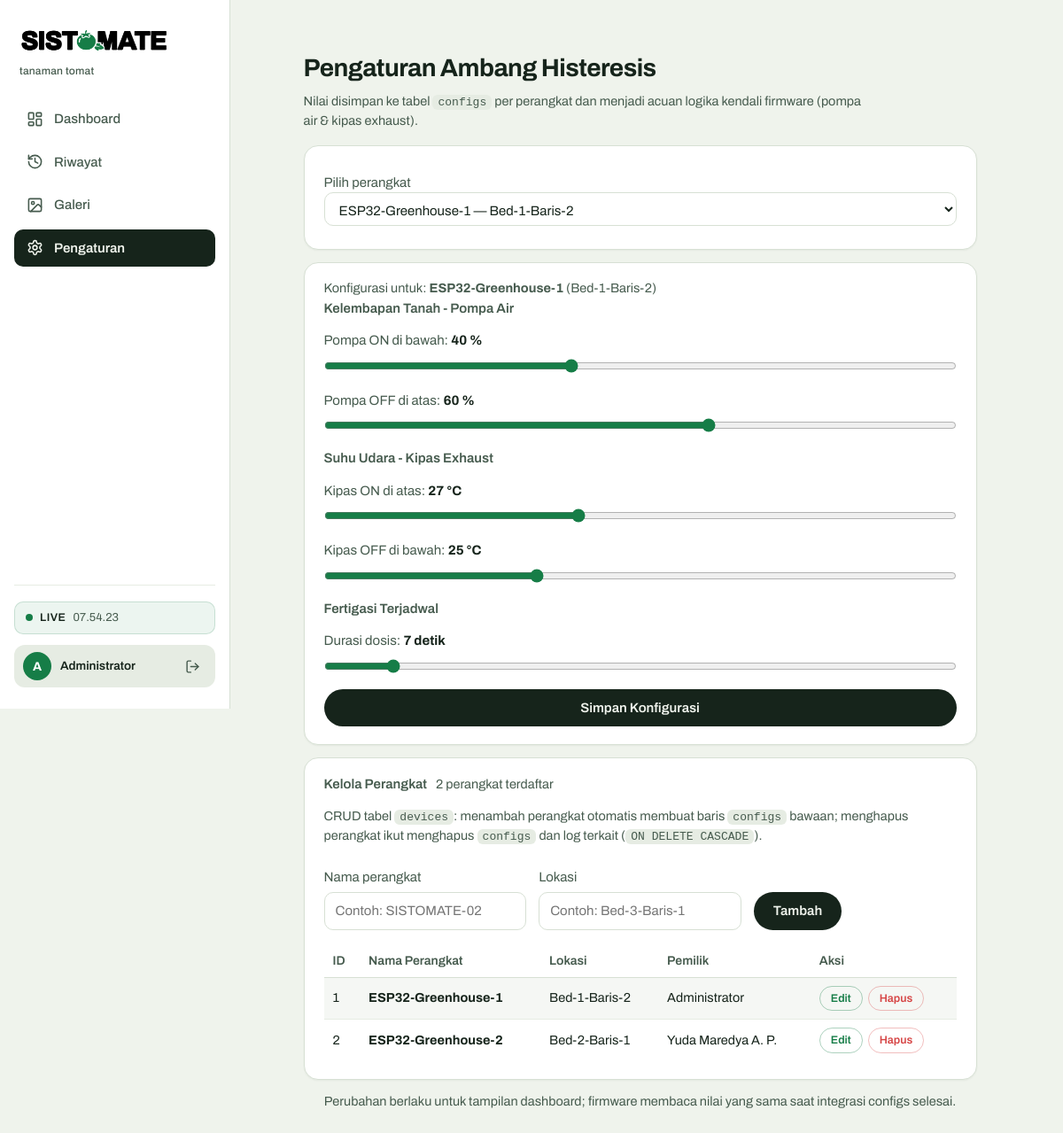
The page /website/dashboard/settings.php (signed in) on the database its author committed.
### tables this page shows
CREATE TABLE users (
  id_user INT AUTO_INCREMENT PRIMARY KEY,
  name VARCHAR(100) NOT NULL,
  email VARCHAR(100) NOT NULL UNIQUE,
  password_hash VARCHAR(255) NOT NULL
);

CREATE TABLE devices (
  id_device INT AUTO_INCREMENT PRIMARY KEY,
  device_name VARCHAR(100) NOT NULL,
  location VARCHAR(150) NOT NULL,
  id_user INT NOT NULL,
  CONSTRAINT fk_devices_user FOREIGN KEY (id_user)
    REFERENCES users (id_user) ON DELETE RESTRICT
);

### website/dashboard/settings.php (the view, shortened to what this page needs)
<?php
require_once __DIR__ . '/db.php';
$user = current_user();
$devices = db()->query(
    'SELECT d.id_device, d.device_name, d.location, d.id_user, u.name AS owner_name
     FROM devices d
     LEFT JOIN users u ON u.id_user = d.id_user
     ORDER BY d.id_device'
)->fetchAll();
$deviceIds = array_map(static fn(array $d): int => (int) $d['id_device'], $devices);
$requested = (int) ($_POST['id_device'] ?? $_GET['id_device'] ?? 0);
$deviceId = in_array($requested, $deviceIds, true) ? $requested : ($deviceIds[0] ?? 0);
$deviceCurrent = null;
foreach ($devices as $d) {
    if ((int) $d['id_device'] === $deviceId) {
        $deviceCurrent = $d;
        break;
    }
}
$defaults = ['soil_on' => 40, 'soil_off' => 60, 'temp_on' => 27, 'temp_off' => 25, 'fert_duration_s' => 7];
$cfg = $defaults;
$newName = '';
$newLocation = '';
?>
<!doctype html>
<html lang="id">
<head>
<link rel="stylesheet" href="../assets/theme.css">
</head>
<body class="has-sidebar">
<?= navbar('settings', $user['name']) ?>
<main class="main-content">
  <div class="settings-wrap">
  <h1 class="page-title">Pengaturan Ambang Histeresis</h1>
  <p class="lead-muted">Nilai disimpan ke tabel <code>configs</code> per perangkat dan menjadi
    acuan logika kendali firmware (pompa air &amp; kipas exhaust).</p>
  <?php if (count($devices) > 1): ?>
  <form method="get" action="settings.php" class="panel">
    <label class="f" for="pick-device">Pilih perangkat
      <select id="pick-device" name="id_device" onchange="this.form.submit()">
        <?php foreach ($devices as $d): ?>
          <option value="<?= (int) $d['id_device'] ?>"<?= (int) $d['id_device'] === $deviceId ? ' selected' : '' ?>>
            <?= e($d['device_name']) ?> &mdash; <?= e($d['location']) ?>
          </option>
        <?php endforeach; ?>
      </select>
    </label>
  </form>
  <?php endif; ?>
  <form method="post" action="settings.php" class="panel">
    <?php if ($deviceCurrent): ?>
      <p class="small muted">Konfigurasi untuk: <b><?= e($deviceCurrent['device_name']) ?></b>
        (<?= e($deviceCurrent['location']) ?>)</p>
    <?php endif; ?>
    <h2>Kelembapan Tanah - Pompa Air</h2>
    <label class="f">Pompa ON di bawah: <b><span id="lSoilOn"><?= e((string)$cfg['soil_on']) ?></span> %</b></label>
    <input type="range" min="5" max="95" step="1"
           id="soil_on" name="soil_on" value="<?= e((string)$cfg['soil_on']) ?>"
           oninput="lSoilOn.textContent=this.value">
    <label class="f mt-block">Pompa OFF di atas: <b><span id="lSoilOff"><?= e((string)$cfg['soil_off']) ?></span> %</b></label>
    <input type="range" min="5" max="95" step="1"
           id="soil_off" name="soil_off" value="<?= e((string)$cfg['soil_off']) ?>"
           oninput="lSoilOff.textContent=this.value">
    <h2 class="mt-block">Suhu Udara - Kipas Exhaust</h2>
    <label class="f">Kipas ON di atas: <b><span id="lTempOn"><?= e((string)$cfg['temp_on']) ?></span> &deg;C</b></label>
    <input type="range" min="15" max="45" step="1"
           id="temp_on" name="temp_on" value="<?= e((string)$cfg['temp_on']) ?>"
           oninput="lTempOn.textContent=this.value">
    <label class="f mt-block">Kipas OFF di bawah: <b><span id="lTempOff"><?= e((string)$cfg['temp_off']) ?></span> &deg;C</b></label>
    <input type="range" min="15" max="45" step="1"
           id="temp_off" name="temp_off" value="<?= e((string)$cfg['temp_off']) ?>"
           oninput="lTempOff.textContent=this.value">
    <h2 class="mt-block">Fertigasi Terjadwal</h2>
    <label class="f">Durasi dosis: <b><span id="lFert"><?= e((string)$cfg['fert_duration_s']) ?></span> detik</b></label>
    <input type="range" min="1" max="60" step="1"
           id="fert_duration_s" name="fert_duration_s" value="<?= e((string)$cfg['fert_duration_s']) ?>"
           oninput="lFert.textContent=this.value">
    <div class="mt-block">
      <button type="submit" class="btn block">Simpan Konfigurasi</button>
    </div>
  </form>
  <section class="panel" id="kelola-perangkat" aria-labelledby="devices-title">
    <div class="table-head">
      <div class="table-title-group">
        <h2 id="devices-title">Kelola Perangkat</h2>
        <span class="small muted"><?= count($devices) ?> perangkat terdaftar</span>
      </div>
    </div>
    <p class="small muted" style="margin-bottom:12px">CRUD tabel <code>devices</code>: menambah perangkat otomatis membuat baris <code>configs</code> bawaan; menghapus perangkat ikut menghapus <code>configs</code> dan log terkait (<code>ON DELETE CASCADE</code>).</p>
    <form method="post" action="settings.php#kelola-perangkat" class="row-inline">
      <div>
        <label class="f" for="new_device_name">Nama perangkat</label>
        <input type="text" id="new_device_name" name="device_name" required maxlength="100"
               placeholder="Contoh: SISTOMATE-02" value="<?= e($newName) ?>">
      </div>
      <div>
        <label class="f" for="new_location">Lokasi</label>
        <input type="text" id="new_location" name="location" required maxlength="150"
               placeholder="Contoh: Bed-3-Baris-1" value="<?= e($newLocation) ?>">
      </div>
      <div>
        <button type="submit" class="btn">Tambah</button>
      </div>
    </form>
    <div class="table-wrapper" tabindex="0" role="region" aria-labelledby="devices-title" style="margin-top:16px">
      <table class="tbl">
        <thead>
          <tr>
            <th scope="col">ID</th>
            <th scope="col">Nama Perangkat</th>
            <th scope="col">Lokasi</th>
            <th scope="col">Pemilik</th>
            <th scope="col">Aksi</th>
          </tr>
        </thead>
        <tbody>
          <?php foreach ($devices as $d): ?>
            <tr>
              <td><?= (int) $d['id_device'] ?></td>
              <td><b><?= e($d['device_name']) ?></b></td>
              <td><?= e($d['location']) ?></td>
              <td><?= e($d['owner_name'] ?: '-') ?></td>
              <td>
                <div class="card-actions">
                  <button type="button" class="btn-edit"
                          data-dev-edit="<?= (int) $d['id_device'] ?>"
                          data-dev-name="<?= e($d['device_name']) ?>"
                          data-dev-loc="<?= e($d['location']) ?>">Edit</button>
                  <button type="button" class="btn-del"
                          data-dev-del="<?= (int) $d['id_device'] ?>"
                          data-dev-name="<?= e($d['device_name']) ?>"
                          <?= count($devices) <= 1 ? 'disabled title="Minimal harus tersisa satu perangkat"' : '' ?>>Hapus</button>
                </div>
              </td>
            </tr>
          <?php endforeach; ?>
        </tbody>
      </table>
    </div>
  </section>
  <p class="small muted center mt-block">Perubahan berlaku untuk tampilan dashboard;
    firmware membaca nilai yang sama saat integrasi configs selesai.</p>
  </div>
</main>
</body>
</html>

### website/dashboard/db.php (shortened to what this page needs)
<?php
function db(): PDO
{
    static $pdo = null;
    if ($pdo === null) {
        $path = getenv('SISTOMATE_ENV')
            ?: (file_exists(__DIR__ . '/../.env') ? __DIR__ . '/../.env'
            : (file_exists(__DIR__ . '/.env') ? __DIR__ . '/.env'
            : (file_exists(__DIR__ . '/../../.env') ? __DIR__ . '/../../.env'
            : '/etc/sistomate-ingest.env')));
        $env = parse_ini_file($path);
        $pdo = new PDO(
            "mysql:host={$env['DB_HOST']};dbname={$env['DB_NAME']};charset=utf8mb4",
            $env['DB_USER'],
            $env['DB_PASS'],
            [
                PDO::ATTR_ERRMODE => PDO::ERRMODE_EXCEPTION,
                PDO::ATTR_DEFAULT_FETCH_MODE => PDO::FETCH_ASSOC,
            ]
        );
    }
    return $pdo;
}
function e(?string $s): string
{
    return htmlspecialchars((string) $s, ENT_QUOTES, 'UTF-8');
}
function current_user(): array
{
    $stmt = db()->prepare('SELECT id_user, name, email FROM users WHERE id_user = ?');
    $stmt->execute([(int) $_SESSION['user_id']]);
    $row = $stmt->fetch();
    return $row ?: ['id_user' => (int) $_SESSION['user_id'], 'name' => 'Pengguna', 'email' => ''];
}
function navbar(string $active, string $userName, bool $live = true): string
{
    $items = [
        'app' => [
            'href' => 'app.php',
            'label' => 'Dashboard',
            'icon' => '<svg class="nav-icon" viewBox="0 0 24 24" fill="none" stroke="currentColor" stroke-width="2" stroke-linecap="round" stroke-linejoin="round" aria-hidden="true"><rect width="7" height="9" x="3" y="3" rx="1"/><rect width="7" height="5" x="14" y="3" rx="1"/><rect width="7" height="9" x="14" y="12" rx="1"/><rect width="7" height="5" x="3" y="16" rx="1"/></svg>'
        ],
        'history' => [
            'href' => 'history.php',
            'label' => 'Riwayat',
            'icon' => '<svg class="nav-icon" viewBox="0 0 24 24" fill="none" stroke="currentColor" stroke-width="2" stroke-linecap="round" stroke-linejoin="round" aria-hidden="true"><path d="M3 12a9 9 0 1 0 9-9 9.75 9.75 0 0 0-6.74 2.74L3 8"/><path d="M3 3v5h5"/><path d="M12 7v5l4 2"/></svg>'
        ],
        'gallery' => [
            'href' => 'gallery.php',
            'label' => 'Galeri',
            'icon' => '<svg class="nav-icon" viewBox="0 0 24 24" fill="none" stroke="currentColor" stroke-width="2" stroke-linecap="round" stroke-linejoin="round" aria-hidden="true"><rect width="18" height="18" x="3" y="3" rx="2" ry="2"/><circle cx="9" cy="9" r="2"/><path d="m21 15-3.086-3.086a2 2 0 0 0-2.828 0L6 21"/></svg>'
        ],
        'settings' => [
            'href' => 'settings.php',
            'label' => 'Pengaturan',
            'icon' => '<svg class="nav-icon" viewBox="0 0 24 24" fill="none" stroke="currentColor" stroke-width="2" stroke-linecap="round" stroke-linejoin="round" aria-hidden="true"><path d="M12.22 2h-.44a2 2 0 0 0-2 2v.18a2 2 0 0 1-1 1.73l-.43.25a2 2 0 0 1-2 0l-.15-.08a2 2 0 0 0-2.73.73l-.22.38a2 2 0 0 0 .73 2.73l.15.1a2 2 0 0 1 1 1.72v.51a2 2 0 0 1-1 1.74l-.15.09a2 2 0 0 0-.73 2.73l.22.38a2 2 0 0 0 2.73.73l.15-.08a2 2 0 0 1 2 0l.43.25a2 2 0 0 1 1 1.73V20a2 2 0 0 0 2 2h.44a2 2 0 0 0 2-2v-.18a2 2 0 0 1 1-1.73l.43-.25a2 2 0 0 1 2 0l.15.08a2 2 0 0 0 2.73-.73l.22-.39a2 2 0 0 0-.73-2.73l-.15-.08a2 2 0 0 1-1-1.74v-.5a2 2 0 0 1 1-1.74l.15-.09a2 2 0 0 0 .73-2.73l-.22-.38a2 2 0 0 0-2.73-.73l-.15.08a2 2 0 0 1-2 0l-.43-.25a2 2 0 0 1-1-1.73V4a2 2 0 0 0-2-2z"/><circle cx="12" cy="12" r="3"/></svg>'
        ],
    ];
    $nav = '';
    foreach ($items as $key => $item) {
        $isOn = $key === $active;
        $cls = 'nav-item' . ($isOn ? ' on' : '');
        $aria = $isOn ? ' aria-current="page"' : '';
        $nav .= '<a href="' . $item['href'] . '" class="' . $cls . '"' . $aria . '>'
            . $item['icon']
            . '<span>' . e($item['label']) . '</span>'
            . '</a>';
    }
    $liveHtml = '';
    if ($live) {
        $liveHtml = '<div class="live">'
            . '<span class="dot" id="dot"></span>'
            . '<b id="livetxt">LIVE</b>'
            . '<span id="clock">--:--:--</span>'
            . '</div>'
            . '<script>(function(){function u(){var c=document.getElementById("clock");if(c)c.textContent=new Date().toLocaleTimeString("id-ID",{hour12:false});}u();setInterval(u,1000);})();</script>';
    }
    $userInitial = mb_strtoupper(mb_substr($userName !== '' ? $userName : 'U', 0, 1));
    return '<aside class="sidebar">'
        . '<div class="sidebar-brand">'
        .   '<a href="app.php" class="brand">'
        .     '<img src="../assets/figma/logo-navbar.png" alt="SISTOMATE" class="brand-logo-img" width="200" height="50">'
        .     '<span class="brand-sub">tanaman tomat</span>'
        .   '</a>'
        . '</div>'
        . '<nav class="sidebar-nav" aria-label="Navigasi Utama">'
        .   $nav
        . '</nav>'
        . '<div class="sidebar-footer">'
        .   $liveHtml
        .   '<div class="sidebar-user">'
        .     '<div class="user-avatar" aria-hidden="true">' . e($userInitial) . '</div>'
        .     '<div class="user-info"><span class="uname">' . e($userName) . '</span></div>'
        .     '<a class="logout-btn" href="logout.php" title="Logout" aria-label="Logout">'
        .       '<svg viewBox="0 0 24 24" fill="none" stroke="currentColor" stroke-width="2" stroke-linecap="round" stroke-linejoin="round" aria-hidden="true"><path d="M9 21H5a2 2 0 0 1-2-2V5a2 2 0 0 1 2-2h4"/><polyline points="16 17 21 12 16 7"/><line x1="21" x2="9" y1="12" y2="12"/></svg>'
        .     '</a>'
        .   '</div>'
        . '</div>'
        . '</aside>';
}

### rows shown on the page
users: name "A", name "Administrator"
devices: id_device "ESP32-Greenhouse-1 — Bed-1-Baris-2", id_device "2", device_name "ESP32-Greenhouse-2", location "Bed-2-Baris-1", id_user.name "Yuda Maredya A. P."
devices: device_name "ESP32-Greenhouse-1", location "Bed-1-Baris-2", id_device "1", id_user.name "Administrator"

### other values the page prints
$item['label'] "Dashboard"
$item['label'] "Riwayat"
$item['label'] "Galeri"
$item['label'] "Pengaturan"
$cfg['soil_on'] "40"
$cfg['soil_off'] "60"
$cfg['temp_on'] "27"
$cfg['temp_off'] "25"
$cfg['fert_duration_s'] "7"
count($devices) "2"
